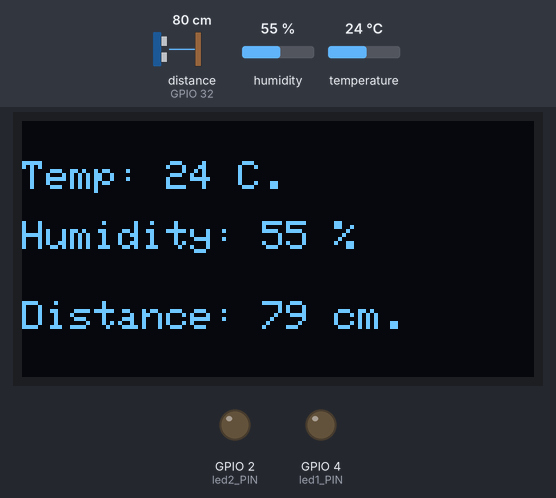
The sketch below on a simulated ESP32. On the bench: 128×64 one-colour display, output pins drawn as LEDs (lit = HIGH). The inputs (shaded band) are chosen by the test bench; at power-on: distance to the obstacle (sensor on GPIO 32) 80 cm, humidity 55 %, temperature 24 °C. The echo pulse lasts 58.3 µs per cm; pins used as bus, display or sensor lines are not drawn; what the sketch prints to the serial monitor is not drawn.

Above: at 6.0 s.
6.1 s: distance to the obstacle (sensor on GPIO 32) set to 22 cm
At 11.1 s:
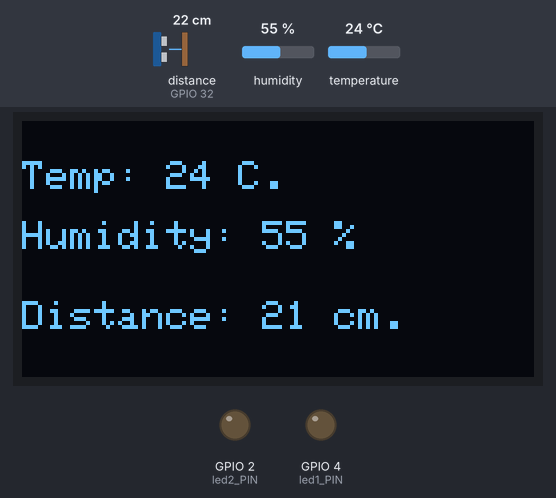
17.0 s: distance to the obstacle (sensor on GPIO 32) set to 18 cm
At 21.6 s:
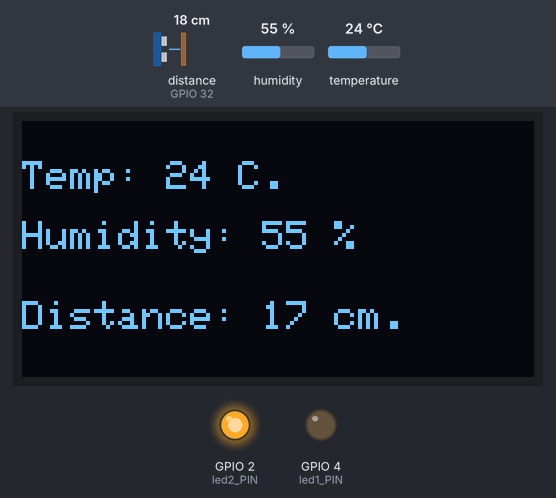
27.1 s: humidity set to 22 %
At 32.1 s:
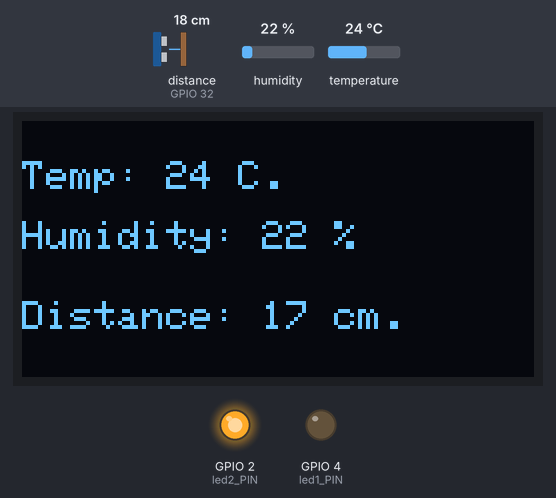
34.6 s: temperature set to 12 °C
At 36.2 s:
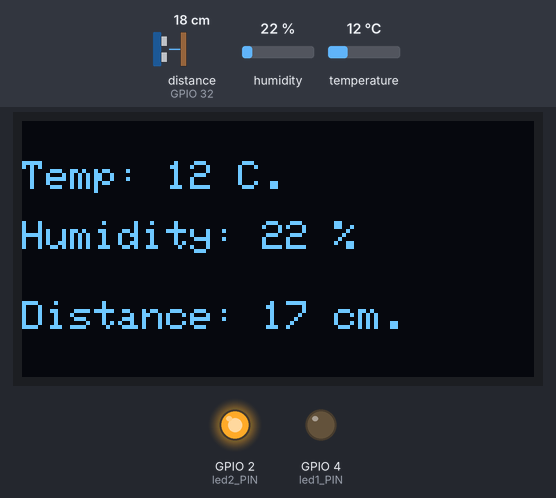
42.1 s: humidity set to 40 %
At 46.7 s:
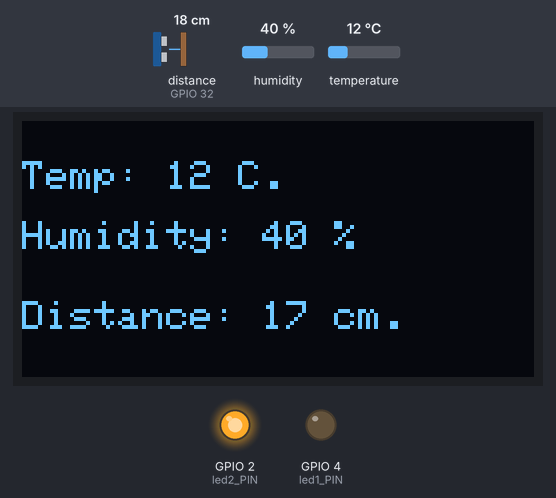
49.6 s: distance to the obstacle (sensor on GPIO 32) set to 2 cm
At 51.9 s:
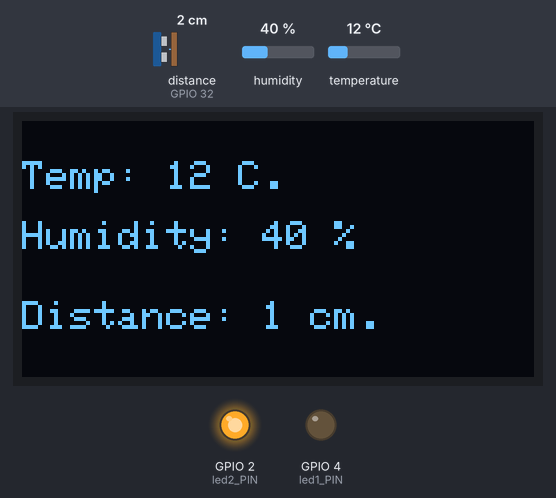
Timing chart, 0 to 57.4 s (numbered marks = the images above; inputs shaded):
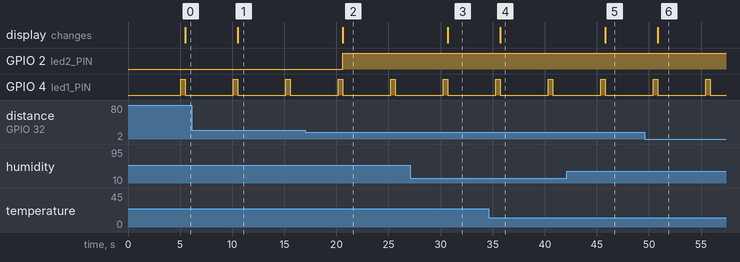

The sketch:

TemandHumiUltrasonic_OLED.ino
```cpp
#include "DHTesp.h"
#include <SPI.h>
#include <Wire.h>
#include <Adafruit_GFX.h>
#include <Adafruit_SSD1306.h>

int led1_PIN = 4;
int led2_PIN = 2;

int dht_PIN = 23;

int trig_Pin = 33;
int echo_Pin = 32;

unsigned long timer = 5000;
unsigned long prevtime = 0;
unsigned long currtime = 0;

#define SCREEN_WIDTH 128 // OLED display width,  in pixels
#define SCREEN_HEIGHT 64 // OLED display height, in pixels

Adafruit_SSD1306 oled(SCREEN_WIDTH, SCREEN_HEIGHT, &Wire, -1);
DHTesp dhtSensor; //dhtSensor = new DHTesp()

//define sound speed in cm/uS
#define SOUND_SPEED 0.034
#define CM_TO_INCH 0.393701

long duration;
float distanceCm;
float distanceInch;

float distanceInput;

void init_oled(){
  // initialize OLED display with address 0x3C for 128x64
  if (!oled.begin(SSD1306_SWITCHCAPVCC, 0x3C)) {
    Serial.println(F("SSD1306 allocation failed"));
    while (true);
    delay(2000);         // wait for initializing
  }

  oled.clearDisplay();          // clear display
  oled.setTextSize(1);          // text size
  oled.setTextColor(WHITE);     // text color
  oled.setCursor(0, 10);
  oled.println("Hello, OLED !.");
  oled.display();
}

void oled_display(int t, int h, int d){
  oled.clearDisplay();          // clear display
  oled.setTextSize(1);          // text size
  oled.setTextColor(WHITE);
  oled.setCursor(0, 10);        // position x,y to display
  oled.println("Temp: " + String(t) + " C.");
  oled.setCursor(0, 25);
  oled.println("Humidity: " + String(h) + " %");
  oled.setCursor(0, 45);
  oled.println("Distance: " + String(d) + " cm.");
  oled.display();
}

float readUltraSonicSensor(){
  // Clears the trigPin
  digitalWrite(trig_Pin, LOW);
  delayMicroseconds(2);
  // Sets the trigPin on HIGH state for 10 micro seconds
  digitalWrite(trig_Pin, HIGH);
  delayMicroseconds(10);
  digitalWrite(trig_Pin, LOW);

  // Reads the echoPin, returns the sound wave travel time in microseconds
  duration = pulseIn(echo_Pin, HIGH);

  // Calculate the distance
  distanceCm = duration * SOUND_SPEED/2;

  // Convert to inches
  distanceInch = distanceCm * CM_TO_INCH;

  // Prints the distance in the Serial Monitor
  Serial.print("Distance (cm): ");
  Serial.println(distanceCm);
  Serial.print("Distance (inch): ");
  Serial.println(distanceInch);
  delay(200);
  return distanceCm;
}

void setup() {
  //Setup code here!
  Serial.begin(115200);
  Serial.println("Hello, EPS32.");
  dhtSensor.setup(dht_PIN, DHTesp::DHT22);
  init_oled();
  pinMode(led1_PIN, OUTPUT);
  pinMode(led2_PIN, OUTPUT);

  pinMode(trig_Pin, OUTPUT); // Sets the trigPin as an Output
  pinMode(echo_Pin, INPUT); // Sets the echoPin as an Input
}

void loop() {
  //Put your main code here!
  delay(200);
  currtime = millis();
  if (currtime-prevtime >= timer){
    TempAndHumidity data = dhtSensor.getTempAndHumidity();
    Serial.println("Temp: " + String(data.temperature, 2) + "°C");
    Serial.println("Humidity: " + String(data.humidity, 1) + "%");
    Serial.println("---");
    digitalWrite(led1_PIN, HIGH);
    delay(200);

    distanceInput = readUltraSonicSensor();

    oled_display(data.temperature, data.humidity, distanceInput);

    if (distanceInput <= 20){
      digitalWrite(led2_PIN, HIGH);
    }else{
      digitalWrite(led2_PIN, LOW);
    }
    prevtime = currtime;
  }
  digitalWrite(led1_PIN, LOW);
}
```

Measured:
- the behaviour switches between 21 and 20 cm on distance to the obstacle (sensor on GPIO 32) (found by bisection; images 1 and 2)
- after the input at 6.1 s, the display: changes after 4.4 s (image 1)
- after the input at 17.0 s, GPIO 2 (led2_PIN): LOW → HIGH after 3.6 s; the display: changes after 3.6 s (image 2)
- after the input at 27.1 s, the display: changes after 3.6 s (image 3)
- after the input at 34.6 s, the display: changes after 1.1 s (image 4)
- after the input at 42.1 s, the display: changes after 3.7 s (image 5)
- after the input at 49.6 s, the display: changes after 1.3 s (image 6)
- by itself, GPIO 4 (led1_PIN): alternates HIGH for 0.43 s and LOW for 4.6 s
